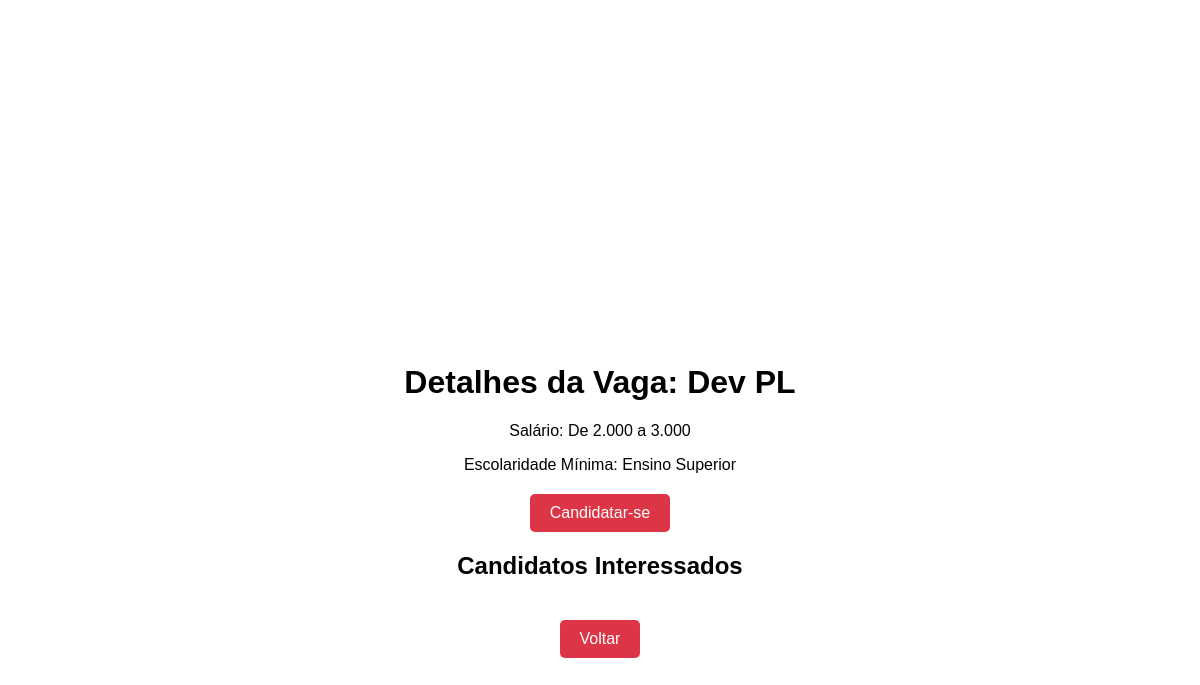
/home/detalhes_vaga/18 (signed in), run on an earlier commit of the app's database.
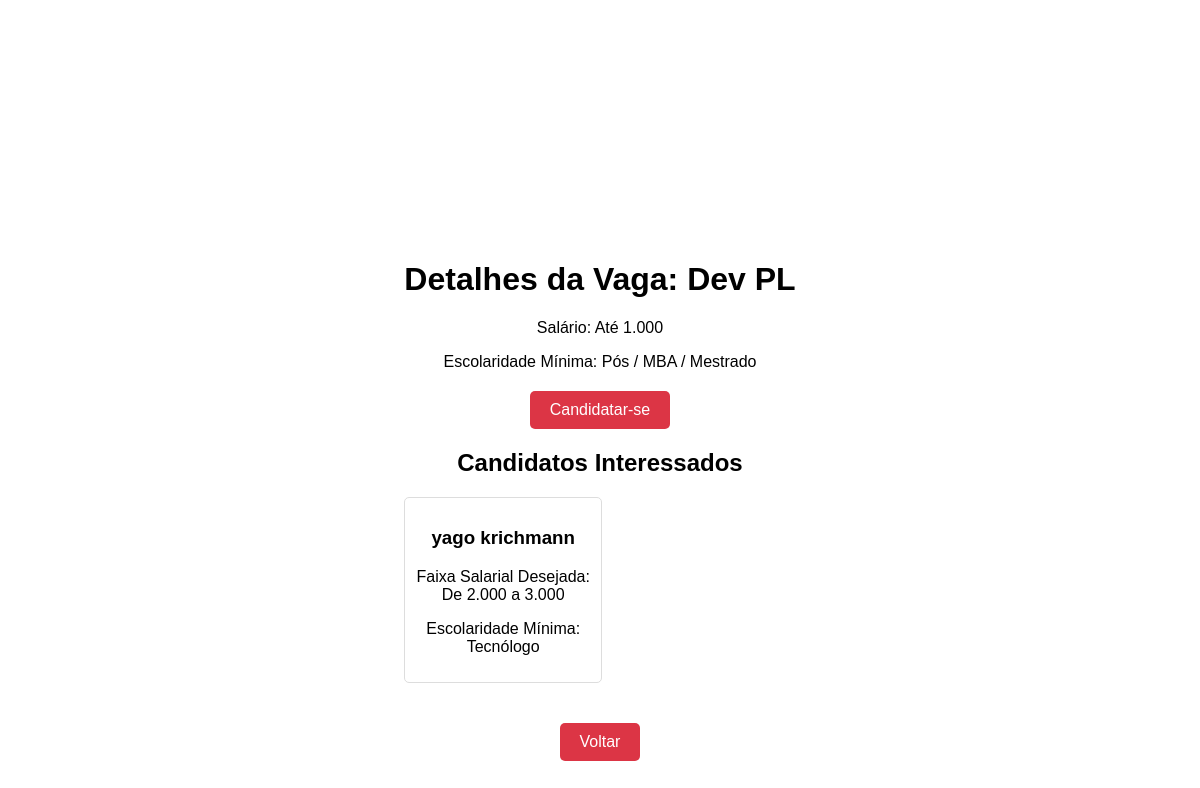
And on a later commit of the database.
### app_vagas/models.py (models this page shows, shortened)
class Vagas(models.Model):
    nome = models.CharField(max_length=100)
    faixa_salarial = models.IntegerField(choices=FAIXA_SALARIAL_CHOICES)
    escolaridade_minima = models.IntegerField(choices=ESCOLARIDADE_CHOICES)
    requisitos = models.TextField()
    empresa = models.ForeignKey(Empresa, related_name="vagas", on_delete=models.CASCADE)

class Candidato(models.Model):
    user = models.OneToOneField(User, on_delete=models.CASCADE)
    nome_candidato = models.CharField(max_length=100)
    faixa_salarial = models.IntegerField(choices=FAIXA_SALARIAL_CHOICES)
    escolaridade_minima = models.IntegerField(choices=ESCOLARIDADE_CHOICES)

### app_vagas/views.py (the view)
# urls.py: path("detalhes_vaga/<int:vaga_id>", views.detalhes_vaga, name="detalhes_vaga"),
def detalhes_vaga(request, vaga_id):
    vaga = Vagas.objects.filter(id=vaga_id).first()
    candidatos = Candidato.objects.filter(vagas_aplicadas__vaga_id=vaga_id).all()
    context = {"vaga": vaga, "candidatos": candidatos}
    if request.user.is_authenticated:
        return render(request, "detalhes_vaga.html", context)
    else:
        context[
            "mensagem"
        ] = "Você deve estar logado pra visualizar os detalhes das vagas"
        return render(request, "vagas.html", context)

### projeto_vagas/templates/detalhes_vaga.html (shortened to what this page needs)
<!DOCTYPE html>
{%load static%}
<html>
<head>
    <link rel="stylesheet" type="text/css" href="{% static 'css/detalhes_vaga.css' %}">
</head>
<body>
    <div class="container">
        <h1>Detalhes da Vaga: {{ vaga.nome }}</h1>
        <p>Salário: {{ vaga.get_faixa_salarial_display }}</p>
        <p>Escolaridade Mínima: {{ vaga.get_escolaridade_minima_display}}</p>
        <div class="aplica_vaga">
        <a href="{% url 'aplica_vaga' vaga.id %}">
            <button>Candidatar-se</button>
        </a>
        </div>
        <h2>Candidatos Interessados</h2>
        <div class="candidatos">
            {% for candidato in candidatos %}
            <div class="candidato">
                <h3>{{ candidato.nome_candidato }}</h3>
                <p>Faixa Salarial Desejada: {{ candidato.get_faixa_salarial_display }}</p>
                <p>Escolaridade Mínima: {{ candidato.get_escolaridade_minima_display }}</p>
            </div>
            {% endfor %}
        </div>
        <a href="{% url 'vagas' %}">
            <button>Voltar</button>
        </a>
    </div>
</body>
</html>

What changed in the data, as far as the page shows it:
changed Vagas "Dev PL": faixa_salarial "De 2.000 a 3.000" → "Até 1.000"; escolaridade_minima "Ensino Superior" → "Pós / MBA / Mestrado"
now on this page (row unchanged): Candidato: nome_candidato "yago krichmann", faixa_salarial "De 2.000 a 3.000", escolaridade_minima "Tecnólogo"
